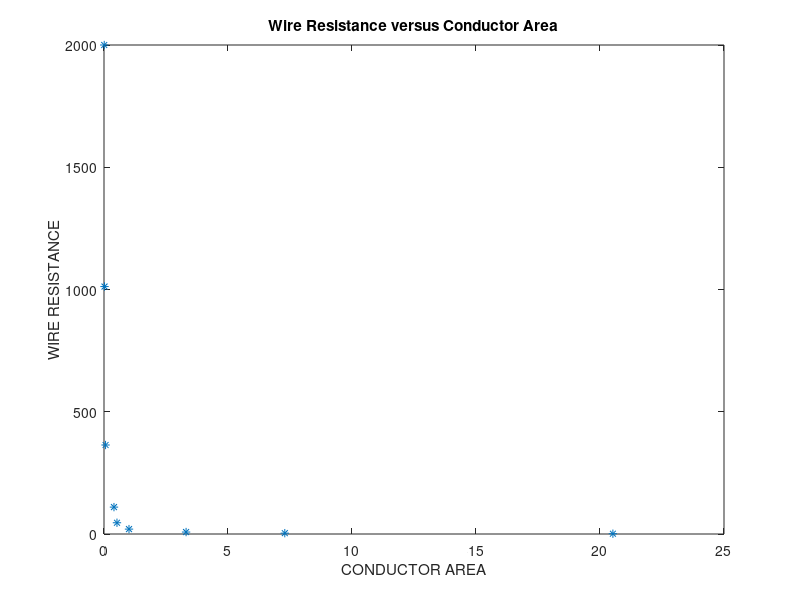
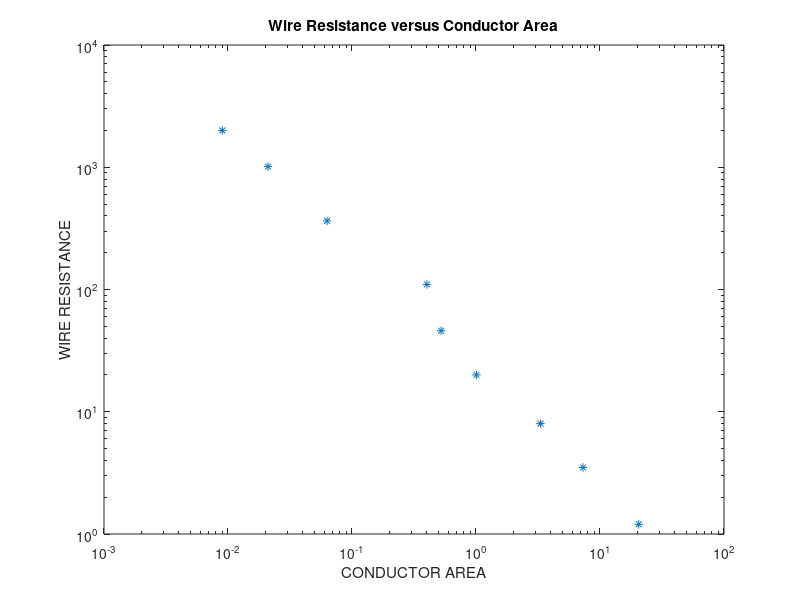
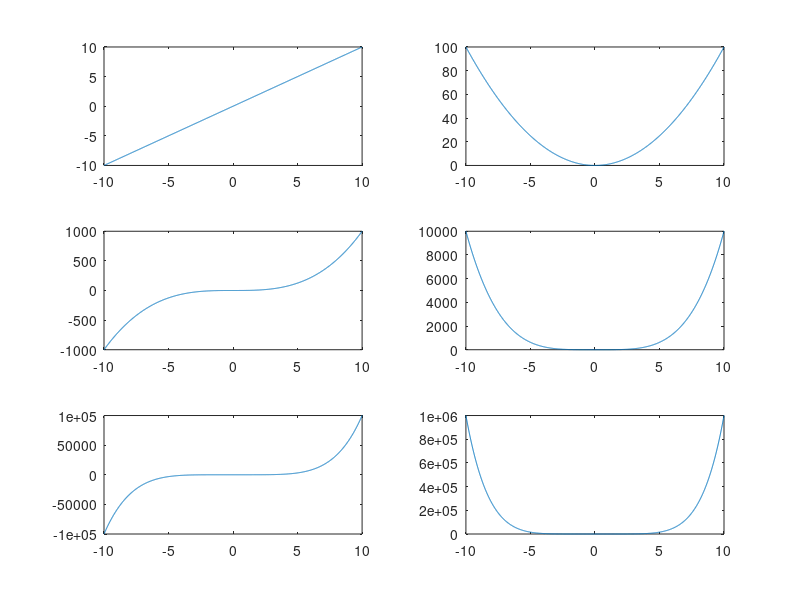

These charts were generated, in order, by the following MATLAB code:
clc
clear

a=[.009 .021 .063 .402 .523 1.008 3.310 7.290 20.520];
r=[2000 1012 364 110 46 20 8 3.5 1.2];

figure(1)
plot(a,r,'*')
xlabel('CONDUCTOR AREA')
ylabel('WIRE RESISTANCE')
title('Wire Resistance versus Conductor Area')
pause

figure(2)
loglog(a,r,'*')
xlabel('CONDUCTOR AREA')
ylabel('WIRE RESISTANCE')
title('Wire Resistance versus Conductor Area')
pause

figure(3)
for n=1:6
x=[-10:.01:10];
    y=x.^n;
    subplot(3,2,n)
    plot(x,y)
end
    
    
    